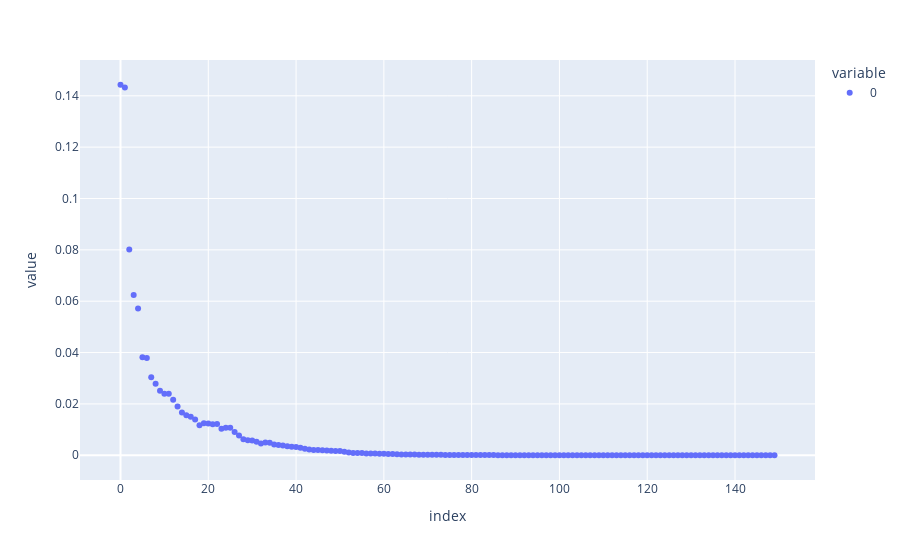

This figure's notebook cell:
### Code cell
px.scatter(l/l.sum())

### Figure 1 — Plotly figure (JSON) as saved in the notebook; plotly's stock layout.template omitted (floating-point values rounded to 4 significant figures; data arrays with more than 128 entries replaced by an {"elided": "..."} marker saying what was removed)
{"data": [{"hovertemplate": "variable=0<br>index=%{x}<br>value=%{y}<extra></extra>", "legendgroup": "0", "marker": {"color": "#636efa", "symbol": "circle"}, "mode": "markers", "name": "0", "orientation": "v", "showlegend": true, "type": "scatter", "x": {"elided": "150 int values"}, "xaxis": "x", "y": {"elided": "150 float values"}, "yaxis": "y"}], "layout": {"legend": {"title": {"text": "variable"}, "tracegroupgap": 0}, "margin": {"t": 60}, "xaxis": {"anchor": "y", "domain": [0, 1], "title": {"text": "index"}}, "yaxis": {"anchor": "x", "domain": [0, 1], "title": {"text": "value"}}}}
